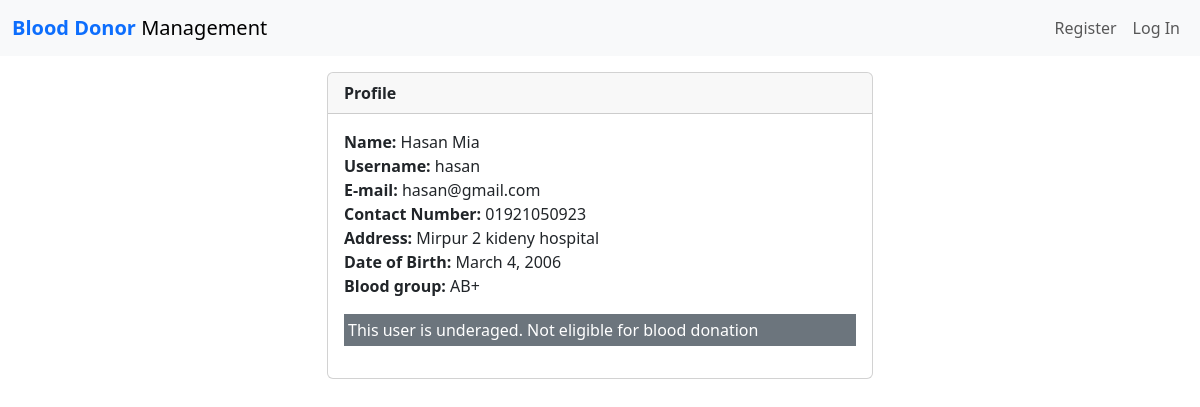
Before: /users/view/3 with the older database file.
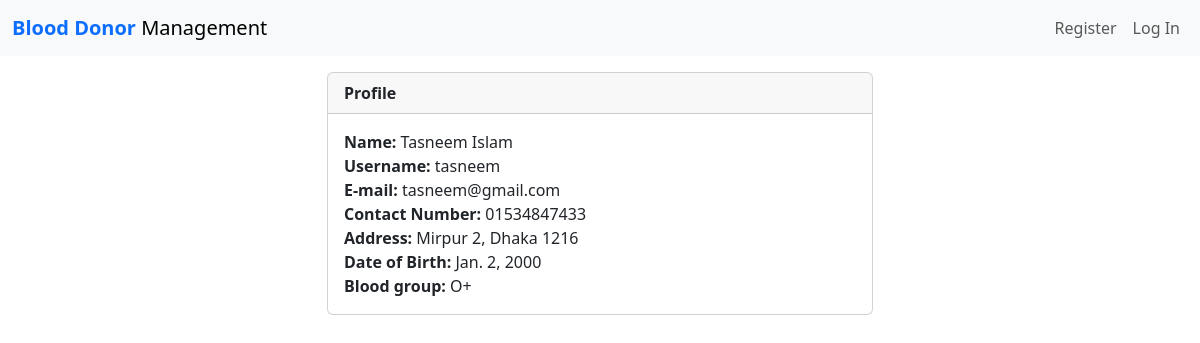
After: the same page with the newer database file.
### auth1/models.py (models this page shows, shortened)
class RegisterUser(AbstractBaseUser):
	username				= models.CharField(max_length=50, unique=True)
	name					= models.CharField(max_length=100)
	email					= models.EmailField(max_length=100, unique=True)
	contact_number			= models.CharField(max_length=15)
	address					= models.CharField(max_length=250, null=True, blank=True)
	date_of_birth			= models.DateField(null=True, blank=True) #Fix
	nid						= models.CharField(max_length=13, null=True, blank=True)
	blood_group				= models.CharField(max_length=8, choices=BLOOD_GROUPS, null=True, blank=True)
	date_joined				= models.DateTimeField(verbose_name='date joined', auto_now_add=True)
	last_login				= models.DateTimeField(verbose_name='last login', auto_now=True)
	is_admin				= models.BooleanField(default=False)
	is_active				= models.BooleanField(default=True)
	is_staff				= models.BooleanField(default=False)
	is_superuser			= models.BooleanField(default=False)
	USERNAME_FIELD = 'email'
	REQUIRED_FIELDS = ['username', 'password']
	objects = MyAccountManager()

### post/views.py (the view)
# urls.py: path('users/view/<int:user_id>', views.view_user, name='view_user'),
def view_user(request, user_id):
    context = {}
    profile = RegisterUser.objects.get(id=user_id)
    context['profile'] = profile
    print(user_id)
    born = profile.date_of_birth
    today = date.today()
    age = today.year - born.year - ((today.month, today.day) < (born.month, born.day))
    return render(request, 'auth1/profile.html', {
        'profile': profile,
        'age': age,
    })

### auth1/templates/auth1/profile.html (shortened to what this page needs)
{% extends 'post/base.html' %}
{% block content %}
    <div class="container">
        <div class="row">
            <div class="col-6 offset-3 my-3">
                <div class="card">
                    <div class="card-header d-flex justify-content-between align-items-center">
                        <b>Profile</b>
                    </div>
                    <div class="card-body">
                        <b>Name: </b>{{ profile.name }}<br/>
                        <b>Username: </b>{{ profile.username }}<br/>
                        <b>E-mail: </b>{{ profile.email }}<br/>
                        <b>Contact Number: </b>{{ profile.contact_number }}<br/>
                        {% if profile.address != None %}
                            <b>Address: </b>{{ profile.address }}<br/>
                            <b>Date of Birth: </b>{{ profile.date_of_birth }}<br/>
                            <b>Blood group: </b>{{ profile.blood_group }}<br/>
                        {% endif %}
                        {% if age < 18 %}
                        <p>
                            <div class="bg-secondary p-1 text-white"> This user is underaged. Not eligible for blood donation </div>
                        </p>
                        {% endif %}
                    </div>
                </div> <br>
            </div>
        </div>
    </div>
{% endblock %}

### post/templates/post/base.html (shortened to what this page needs)
<!DOCTYPE html>
<html lang="en">
<head>
	{% load bootstrap5 %}
	{% bootstrap_css %}
	<nav class="navbar navbar-expand-lg navbar-light bg-light">
		<div class="container-fluid">
			<a class="navbar-brand" href="{% url 'home'%}"> <b class="text-primary"> Blood Donor </b><span>Management</span> </a>
			<div class="collapse navbar-collapse" id="navbarSupportedContent">
			{% if user.is_authenticated %}
				<ul class="navbar-nav ml-auto">
					<li class="nav-item">
						<a class="nav-link" href="auth1/user/{{user.id}}/notifications"> Notifications <span>(1)</span> </a>
					<li class="nav-item">
						<a class="nav-link" href="{% url 'createpost' %}">Create New Post</a>
					</li>
					<li class="nav-item">
						<a class="nav-link" href="{% url 'profileUser'%}">{{user.username}}</a>
					</li>
					<li class="nav-item">
						<a class="nav-link" href="{% url 'logoutUser'%}">Log Out</a>
					</li>
				</ul>
			{% else %}
				<ul class="navbar-nav ml-auto">
					<li class="nav-item">
						<a class="nav-link" href="{% url 'registerUser'%}">Register</a>
					</li>
					<li class="nav-item">
						<a class="nav-link" href="{% url 'loginUser'%}">Log In</a>
					</li>
				</ul>
			{% endif %}
			</div>
		</div>
	</nav>
</head>
<body>
	<div id="content", name="content">
		{% block content %}
		{% endblock %}
	</div>
</body>
</html>

Changed rows visible on the page:
changed RegisterUser: name "Hasan Mia" → "Tasneem Islam"; username "hasan" → "tasneem"; email "hasan@gmail.com" → "tasneem@gmail.com"; contact_number "01921050923" → "01534847433"; address "Mirpur 2 kideny hospital" → "Mirpur 2, Dhaka 1216"; date_of_birth "March 4, 2006" → "Jan. 2, 2000"; blood_group "AB+" → "O+"
Other visible differences:
text no longer shown: "This user is underaged. Not eligible for blood donation"
